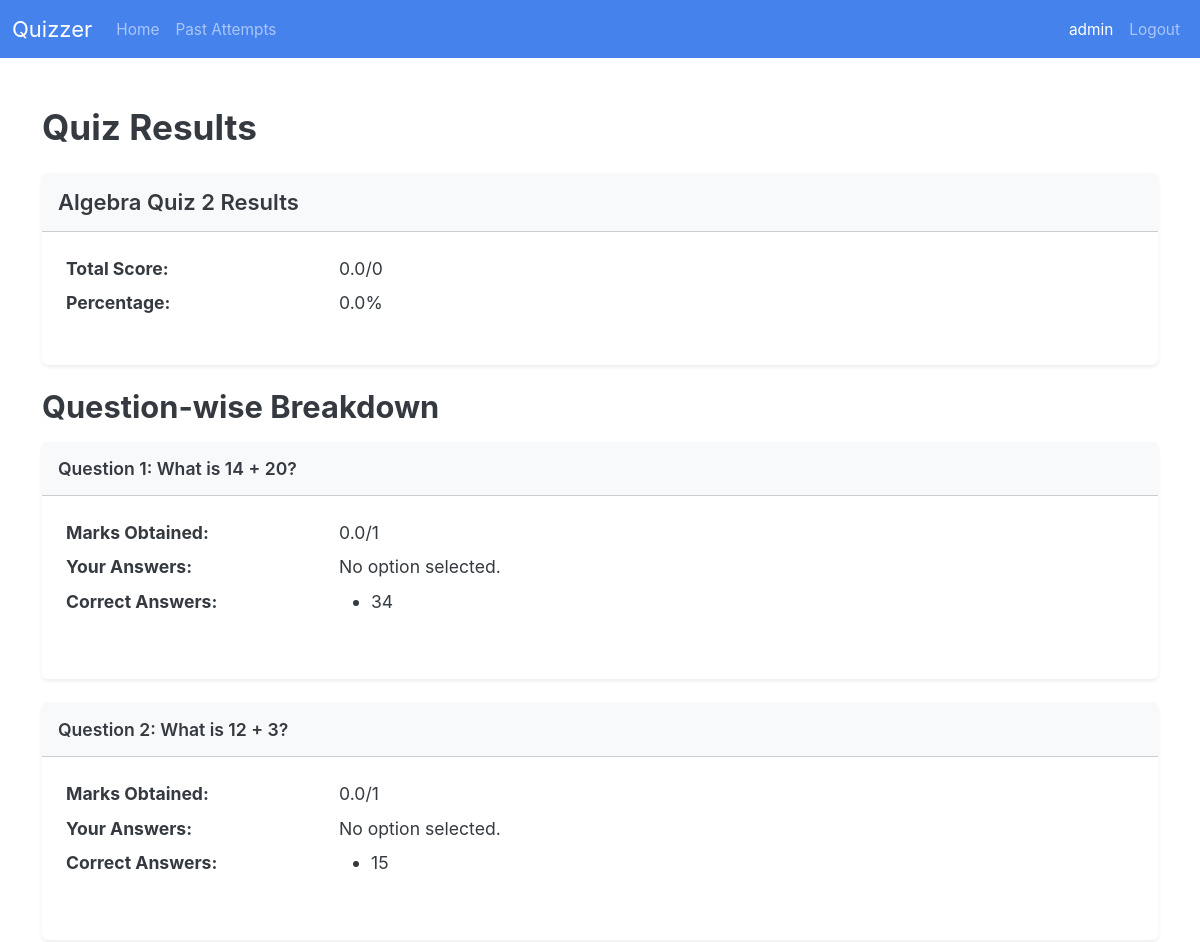
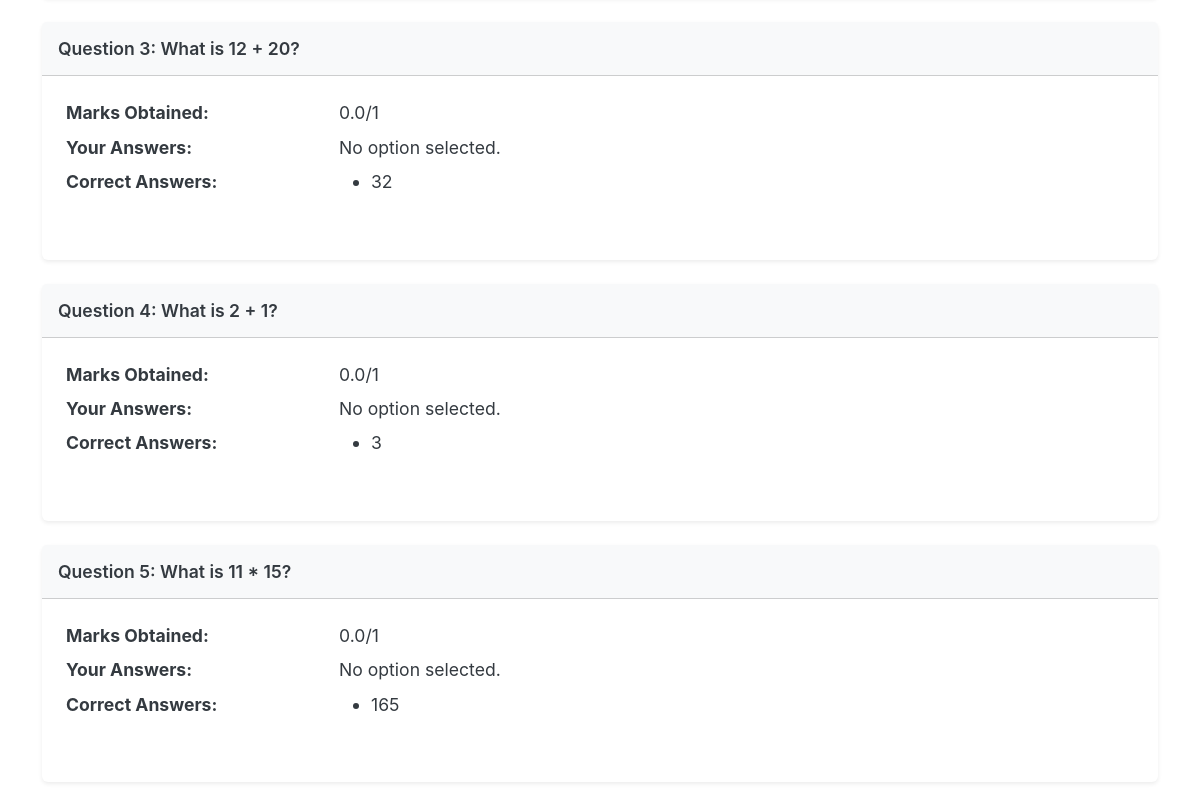
Before: /user/past_attempts/2 (signed in) with the older database file (2 pictures, top to bottom).
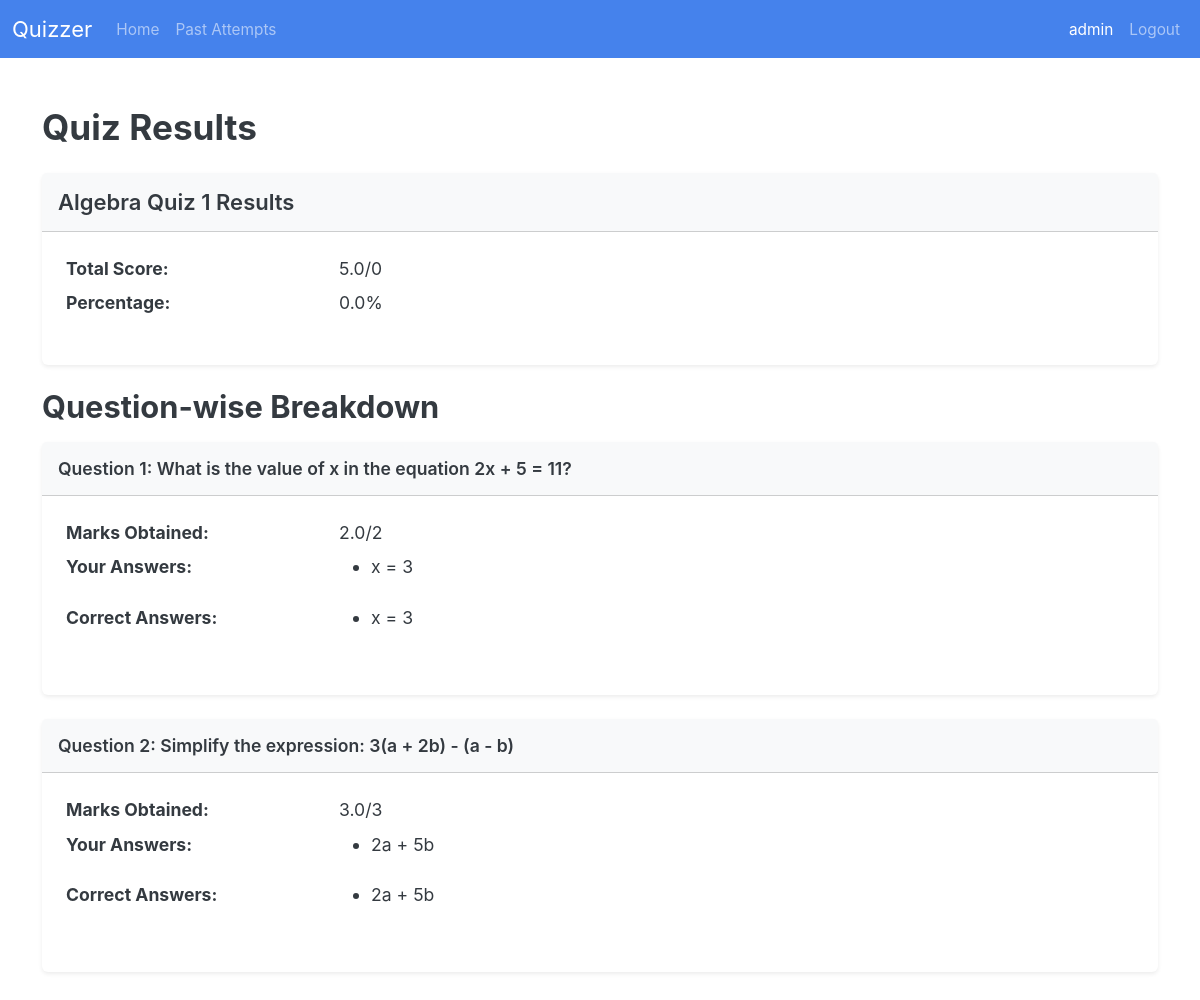
After: the same page with the newer database file.
### models/models.py (models this page shows)
class Quiz(db.Model):
    __tablename__ = "quiz"
    quiz_id: Mapped[id_pk]
    quiz_name: Mapped[str]
    chapter_id: Mapped[int]
    subject_id: Mapped[int]
    date: Mapped[Optional[date]]
    duration: Mapped[Optional[int]]  # minutes? hopefully
    remarks: Mapped[str]
    total_marks: Mapped[int] = mapped_column(default=0)
    questions: Mapped[List["Question"]] = relationship(
        back_populates="quiz", cascade="all,delete-orphan"
    )
    quiz_attempts: Mapped[List["QuizAttempt"]] = relationship(
        back_populates="quiz", cascade="all,delete-orphan"
    )
    chapter: Mapped["Chapter"] = relationship(back_populates="quizzes") # maybe change this
    __table_args__ = (
        ForeignKeyConstraint(
            ['subject_id', 'chapter_id'],  # Composite foreign key
            ['chapter.subject_id', 'chapter.chapter_id']
        ),
    )

class QuizAttempt(db.Model):
    __tablename__ = 'quiz_attempt'
    id: Mapped[id_pk]
    quiz_id: Mapped[int] = mapped_column(ForeignKey("quiz.quiz_id"))
    user_id: Mapped[int] = mapped_column(ForeignKey("user.user_id"))
    total_score: Mapped[int]
    percentage: Mapped[float]
    quiz: Mapped["Quiz"] = relationship(back_populates="quiz_attempts")
    user: Mapped["User"] = relationship(back_populates="quiz_attempts")
    question_attempts: Mapped[List["QuestionAttempt"]]=relationship(back_populates="quiz_attempt")

class QuestionAttempt(db.Model):
    __tablename__ = 'question_attempt'
    id: Mapped[id_pk]
    quiz_attempt_id: Mapped[int] = mapped_column(ForeignKey("quiz_attempt.id"))
    question_id: Mapped[int] = mapped_column(ForeignKey("question.question_id"))
    marks_gained: Mapped[float] = mapped_column(default=0)
    quiz_attempt: Mapped["QuizAttempt"] = relationship(back_populates="question_attempts")
    question: Mapped["Question"] = relationship()
    selected_options: Mapped[List["Option"]] = relationship(
        secondary="selected_option",
        back_populates="question_attempts"
    )

class Question(db.Model):
    __tablename__ = "question"
    quiz_id: Mapped[int] = mapped_column(ForeignKey("quiz.quiz_id"))
    question_id: Mapped[id_pk]
    text: Mapped[str]
    marks: Mapped[int]
    quiz: Mapped["Quiz"] = relationship(back_populates="questions")
    options: Mapped[List["Option"]] = relationship(
        back_populates="question", cascade="all,delete-orphan"
    )
    is_msq: Mapped[bool] = mapped_column(default=False)

class Option(db.Model):
    __tablename__ = "option"
    option_id: Mapped[id_pk]
    question_id: Mapped[int] = mapped_column(ForeignKey("question.question_id"))
    text: Mapped[str]
    is_correct: Mapped[bool] = mapped_column(
        default=False
    )  # Assuming default is not correct
    question: Mapped["Question"] = relationship(back_populates="options")
    question_attempts: Mapped[List["QuestionAttempt"]] = relationship(
        secondary="selected_option",
        back_populates="selected_options"
    )

### routes/user_routes.py (the view)
@user_bp.route("/past_attempts/<int:quiz_attempt_id>", methods=["GET"])
def results(quiz_attempt_id):
    quiz_attempt = db.session.scalar(
        select(QuizAttempt).where(QuizAttempt.id == quiz_attempt_id)
    )
    return render_template("user/results.html", quiz_attempt=quiz_attempt)

### app.py (called while the page is built)
@app.template_global()
def is_active(page_name):
    return "active" if request.endpoint == page_name else ""

### routes/__init__.py (called while the page is built)
def init_login_manager(app):
    login_manager = LoginManager()
    login_manager.init_app(app)
    login_manager.login_view = "auth.login"  # goes to the login() function in auth_bp
    @login_manager.user_loader
    def load_user(user_id):
        return db.session.scalar(select(User).where(User.user_id == user_id))

### routes/user_routes.py (called while the page is built)
@user_bp.before_request  # makes it so you have to be logged in to access, and allows admin to access it too to test :)
@login_required
def user_required():
    pass

### templates/user/results.html
{% extends "base.html" %} {% block title %} Quiz Results {% endblock %} {% block
body %} {% include "user/nav.html" %}
<div class="container py-5">
  <div class="d-flex justify-content-between align-items-center mb-4">
    <h2 class="mb-0 fw-bold">Quiz Results</h2>
  </div>
  {% if quiz_attempt %}
  <div class="card shadow-sm border-0 mb-4">
    <div class="card-header bg-light py-3">
      <h5 class="card-title fw-semibold mb-0">
        {{ quiz_attempt.quiz.quiz_name }} Results
      </h5>
    </div>
    <div class="card-body p-4">
      <dl class="row">
        <dt class="col-sm-3">Total Score:</dt>
        <dd class="col-sm-9">
          {{ quiz_attempt.total_score }}/{{ quiz_attempt.quiz.total_marks }}
        </dd>
        <dt class="col-sm-3">Percentage:</dt>
        <dd class="col-sm-9">{{ quiz_attempt.percentage }}%</dd>
      </dl>
    </div>
  </div>
  <h3 class="mt-4 mb-3 fw-bold">Question-wise Breakdown</h3>
  {% if quiz_attempt.question_attempts %} {% for question_attempt in
  quiz_attempt.question_attempts %}
  <div class="card shadow-sm border-0 mb-4">
    <div class="card-header bg-light py-3">
      <h6 class="card-title fw-semibold mb-0">
        Question {{ loop.index }}: {{ question_attempt.question.text }}
      </h6>
    </div>
    <div class="card-body p-4">
      <dl class="row">
        <dt class="col-sm-3">Marks Obtained:</dt>
        <dd class="col-sm-9">
          {{ question_attempt.marks_gained }}/{{ question_attempt.question.marks
          }}
        </dd>
        <dt class="col-sm-3">Your Answers:</dt>
        <dd class="col-sm-9">
          {% if question_attempt.selected_options %}
          <ul>
            {% for option in question_attempt.selected_options %}
            <li>{{ option.text }}</li>
            {% endfor %}
          </ul>
          {% else %} No option selected. {% endif %}
        </dd>
        <dt class="col-sm-3">Correct Answers:</dt>
        <dd class="col-sm-9">
          <ul>
            {% for option in question_attempt.question.options if
            option.is_correct %}
            <li>{{ option.text }}</li>
            {% endfor %}
          </ul>
        </dd>
      </dl>
    </div>
  </div>
  {% endfor %} {% else %}
  <div class="text-center py-5">
    <p class="text-muted mb-0">No question attempt data found.</p>
  </div>
  {% endif %} {% else %}
  <div class="text-center py-5">
    <p class="text-muted mb-0">No quiz attempt found.</p>
  </div>
  {% endif %}
</div>
{% endblock %}

Changed rows visible on the page:
no longer on this page (row unchanged): Quiz: quiz.quiz_name "Algebra Quiz 2", quiz.total_marks "0"
removed QuestionAttempt: question.text "What is 14 + 20?", marks_gained "0.0", question.marks "1", shows "No option selected."
no longer on this page (row edited): Option: text "34", shown under "What is 14 + 20?"
removed QuestionAttempt: question.text "What is 12 + 3?", marks_gained "0.0", question.marks "1", shows "No option selected."
no longer on this page (row edited): Option: text "15", shown under "What is 12 + 3?"
removed QuestionAttempt: question.text "What is 12 + 20?", marks_gained "0.0", question.marks "1", shows "No option selected."
no longer on this page (row edited): Option: text "32", shown under "What is 12 + 20?"
removed QuestionAttempt: question.text "What is 2 + 1?", marks_gained "0.0", question.marks "1", shows "No option selected."
no longer on this page (row edited): Option: text "3", shown under "What is 2 + 1?"
removed QuestionAttempt: question.text "What is 11 * 15?", marks_gained "0.0", question.marks "1", shows "No option selected."
no longer on this page (row edited): Option: text "165", shown under "What is 11 * 15?"
now on this page (row unchanged): Quiz: quiz.quiz_name "Algebra Quiz 1", quiz.total_marks "0"
changed QuizAttempt: total_score "0.0" → "5.0"
now on this page (row edited): QuestionAttempt: question.text "What is the value of x in the equation 2x + 5 = 11?", marks_gained "2.0", question.marks "2"
now on this page (row unchanged): Option: text "x = 3"
now on this page (row edited): QuestionAttempt: question.text "Simplify the expression: 3(a + 2b) - (a - b)", marks_gained "3.0", question.marks "3"
now on this page (row unchanged): Option: text "2a + 5b"
